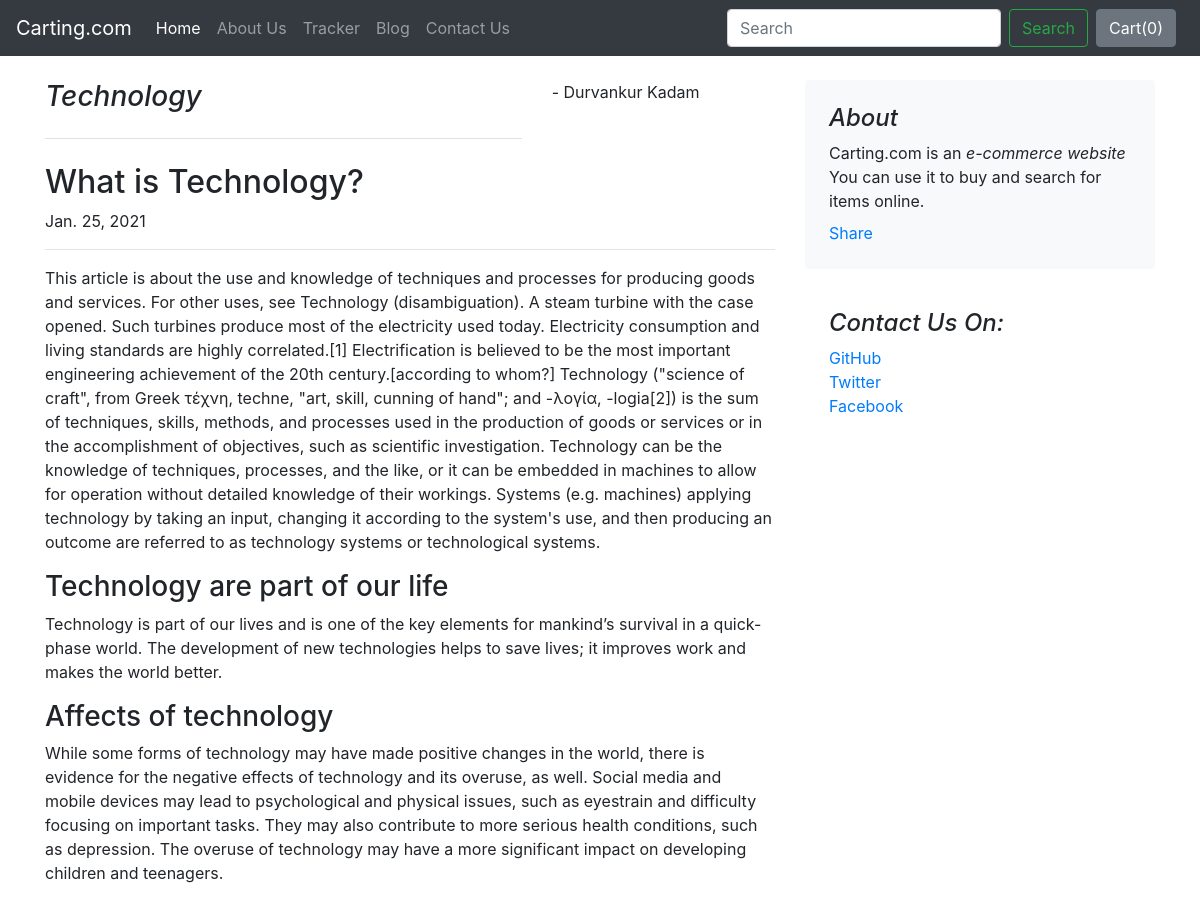
The page /blog/blogpost/1 on the database its author committed.
### blog/models.py (models this page shows)
class Blogpost(models.Model):
    post_id = models.AutoField(primary_key= True)
    title = models.CharField(max_length=50)
    pub_name = models.CharField(max_length=50,default="")
    head0 = models.CharField(max_length=500, default="")
    chead0 = models.CharField(max_length=5000, default="")
    head1 = models.CharField(max_length=500, default="")
    chead1 = models.CharField(max_length=5000, default="")
    head2 = models.CharField(max_length=500, default="")
    chead2 = models.CharField(max_length=5000, default="")
    pub_date = models.DateField()
    thumbnail = models.ImageField(upload_to='shop/images',default="")
    def __str__(self):
        return self.title

### blog/views.py (the view)
# urls.py: path("blogpost/<int:id>",views.blogpost,name="blogPost"),
def blogpost(request,id):
    post = Blogpost.objects.filter(post_id = id)[0]
    print(post)
    return render(request,'blog/blogpost.html',{'post':post})

### blog/templates/blog/blogpost.html (shortened to what this page needs)
{% extends 'blog/basic.html' %}
{% block body %}
<div class="container mt-4">
    <div class="row">
        <div class="col-md-8 blog-main">
            <div class="row">
                <div class="col-md-8">
                    <h3 class="pb-4 mb-4 font-italic border-bottom">
                        {{post.title}}
                    </h3>
                </div>
                <div class="col-md-4">
                    <p>- {{post.pub_name}} </p>
                </div>
            </div>
            <div class="blog-post">
                <h2 class="blog-post-title">{{post.head0}}</h2>
                <p class="blog-post-meta">{{post.pub_date}} <a href="#"></a></p>
                <hr>
                <p>{{post.chead0}} </p>
                <h3>{{post.head1}}</h3>
                <p>{{post.chead1}} </p>
                <h3>{{post.head2}}</h3>
                <p>{{post.chead2}} </p>
            </div>
        </div>
        <aside class="col-md-4 blog-sidebar">
            <div class="p-4 mb-3 bg-light rounded">
                <h4 class="font-italic">About</h4>
                <p class="mb-0">Carting.com is an <em>e-commerce website </em> You can use it to buy and search for items online.</p>
                <div class="fb-share-button mt-2" data-href="http://127.0.0.1:8000/blog/blogpost/{{post.post_id}}" data-layout="button_count" data-size="large"><a target="_blank" href="https://www.facebook.com/sharer/sharer.php?u=http%3A%2F%2F127.0.0.1%3A8000%2Fblog%2Fblogpost%2F3&amp;src=sdkpreparse" class="fb-xfbml-parse-ignore">Share</a></div>
            </div>
            <div class="p-4">
                <h4 class="font-italic">Contact Us On:</h4>
                <ol class="list-unstyled">
                <li><a href="#">GitHub</a></li>
                <li><a href="#">Twitter</a></li>
                <li><a href="#">Facebook</a></li>
                </ol>
            </div>
        </aside>
    </div>
</div>
{% endblock %}

### rows shown on the page
Blogpost: title "Technology", pub_name "Durvankur Kadam", head0 "What is Technology?", pub_date "Jan. 25, 2021", chead0 "This article is about the use and knowledge of techniques and processes for producing goods and services. For other uses, see Technology (disambiguation). A steam turbine with the case opened. Such turbines produce most of the electricity used today. Electricity consumption and living standards are highly correlated.[1] Electrification is believed to be the most important engineering achievement of the 20th century.[according to whom?] Technology (\"science of craft\", from Greek τέχνη, techne, \"art, skill, cunning of hand\"; and -λογία, -logia[2]) is the sum of techniques, skills, methods, and processes used in the production of goods or services or in the accomplishment of objectives, such…", head1 "Technology are part of our life", chead1 "Technology is part of our lives and is one of the key elements for mankind’s survival in a quick-phase world. The development of new technologies helps to save lives; it improves work and makes the world better.", head2 "Affects of technology", chead2 "While some forms of technology may have made positive changes in the world, there is evidence for the negative effects of technology and its overuse, as well. Social media and mobile devices may lead to psychological and physical issues, such as eyestrain and difficulty focusing on important tasks. They may also contribute to more serious health conditions, such as depression. The overuse of technology may have a more significant impact on developing children and teenagers."
